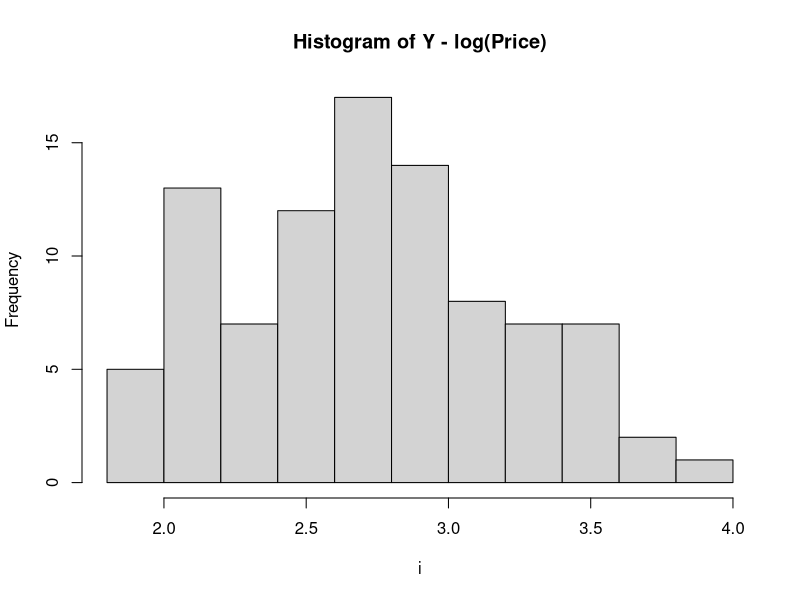
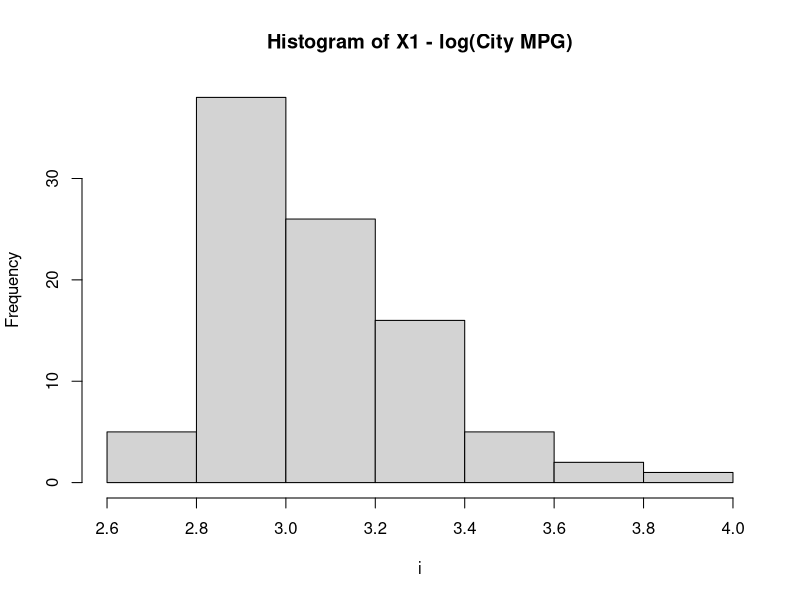
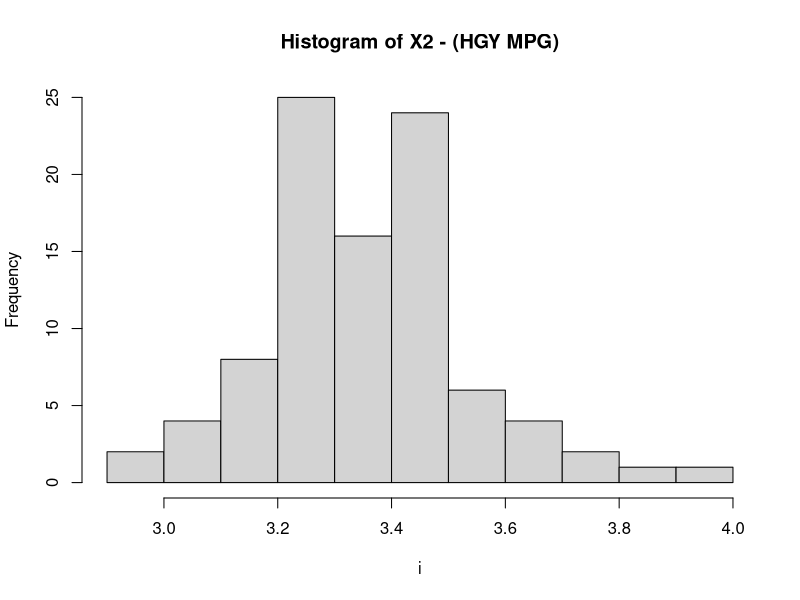
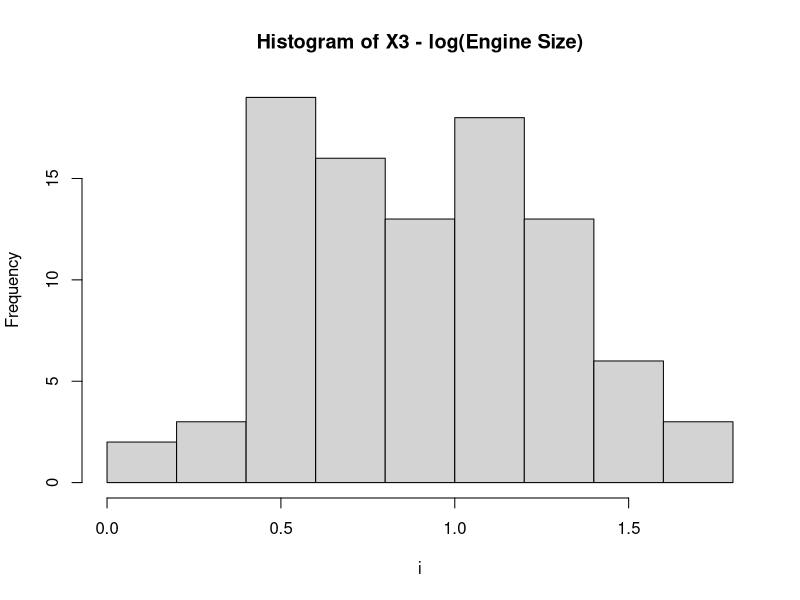
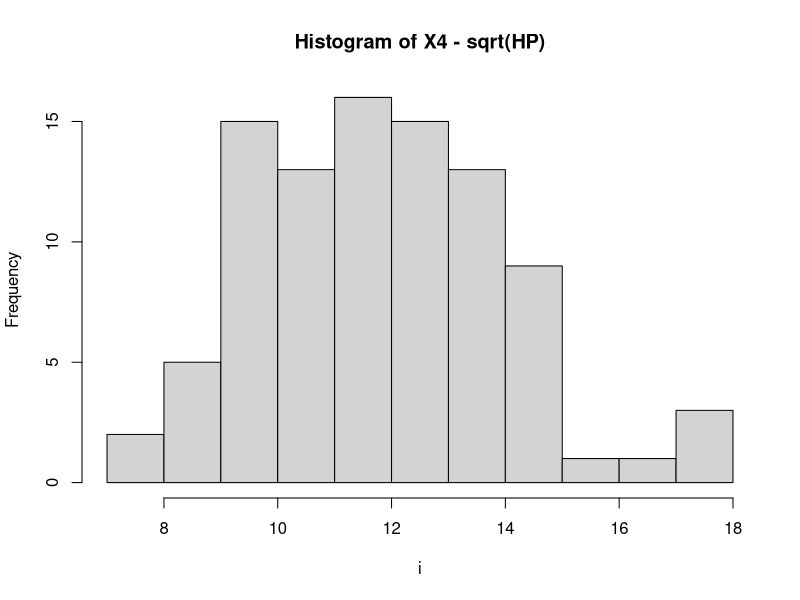
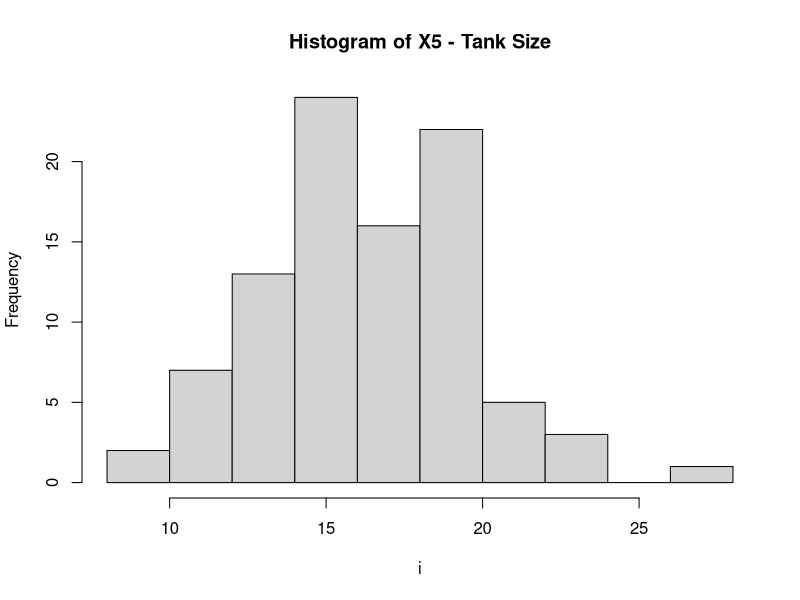
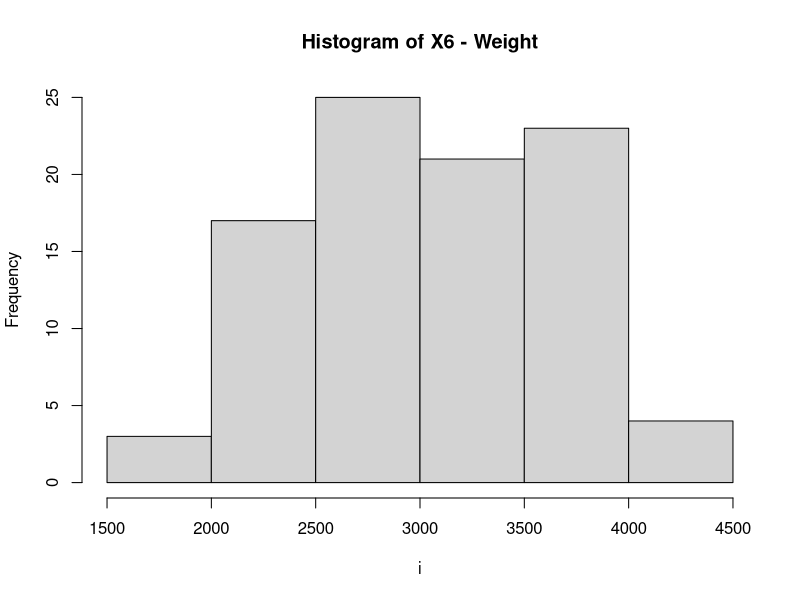
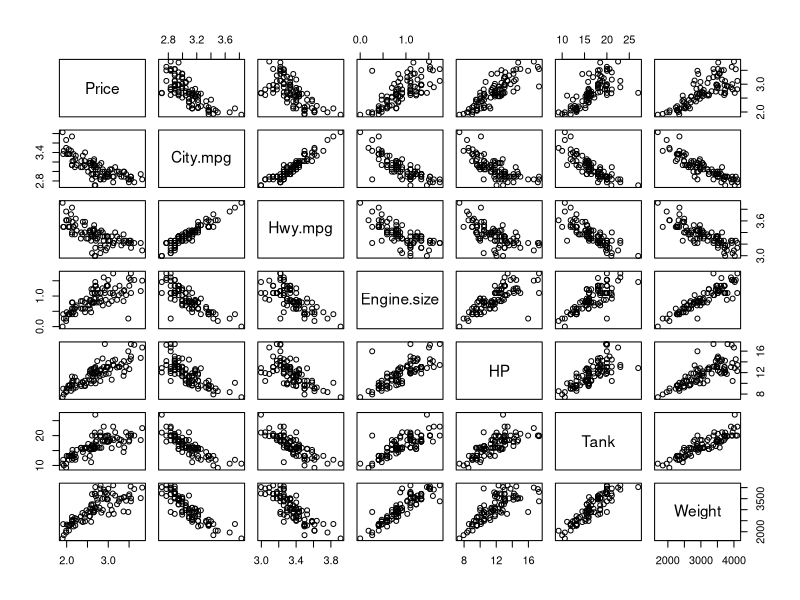

These figures' R source, in order:
## ---- chunk 1
knitr::opts_chunk$set(echo = TRUE)
## ---- chunk 2
library(readxl)
cars <- read_excel("cars931.xlsx")
Y = log(cars[,1])
X1 = log(cars[,2])
X2 = log(cars[,3])
X3 = log(cars[,4])
X4 = sqrt(cars[,5])
X5 = cars[,6]
X6 = cars[,7]
## ---- chunk 3
columns = c(Y, X1, X2, X3, X4, X5, X6)
names = c("Y - log(Price)", "X1 - log(City MPG)", "X2 - (HGY MPG)", "X3 - log(Engine Size)", "X4 - sqrt(HP)", "X5 - Tank Size", "X6 - Weight")
counter = 1
for(i in columns) {
  hist(i, main = paste("Histogram of", names[counter]))
  counter = counter + 1
}
counter = 1
## ---- chunk 4
carsframe = data.frame(Y, X1, X2, X3, X4, X5, X6)
pairs(carsframe)
cor(carsframe)
## ---- chunk 5
reg1 = lm(formula  = carsframe[,1] ~ carsframe[,2] + carsframe[,3] + carsframe[,4] + carsframe[,5] + carsframe[,6] + carsframe[,7], data = carsframe)
summary(reg1)
anova(reg1)
## ---- chunk 6
plot(reg1$residuals, col = "dark red")
abline(h = 0, col = "dark green")
## ---- chunk 7
qqnorm(reg1$residuals)
qqline(reg1$residuals, col = "salmon")
hist(reg1$residuals, col = "dark blue", breaks = 8)
## ---- chunk 8
step(reg1)
## ---- chunk 9
library(flexmix)
BIC(lm(carsframe[, 1] ~ carsframe[, 2] + carsframe[, 3] + carsframe[, 
    4] + carsframe[, 5] + carsframe[, 6] + carsframe[, 7]))
BIC(lm(carsframe[, 1] ~ carsframe[, 2] + carsframe[, 3] + carsframe[, 
    4] + carsframe[, 5] + carsframe[, 7]))
BIC(lm(carsframe[, 1] ~ carsframe[, 2] + carsframe[, 3] + carsframe[, 5] + carsframe[, 7]))
BIC(lm(carsframe[, 1] ~ carsframe[, 2] + carsframe[, 5] + carsframe[, 7]))
BIC(lm(carsframe[, 1] ~ carsframe[, 2] + carsframe[, 5]))
## ---- chunk 10
reg2 = lm(carsframe[, 1] ~ carsframe[, 2] + carsframe[, 5])
summary(reg2)
anova(reg2)
